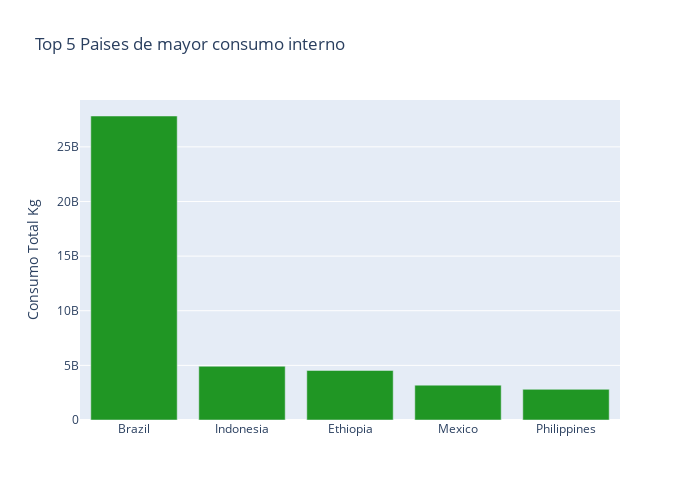

Notebook cell for this chart:
### Code cell
figura_top_paises = px.bar(top_consumo_domestico, x='country', y='total_domestic_consumption', labels={
                     "country": "",
                     "total_domestic_consumption": "Consumo Total Kg"
                 },color_discrete_sequence=['#209624'], title='Top 5 Paises de mayor consumo interno', width=700, height=500)
figura_top_paises.show()

### Figure 1 — Plotly figure (JSON) as saved in the notebook; plotly's stock layout.template omitted (floating-point values rounded to 4 significant figures)
{"data": [{"alignmentgroup": "True", "hovertemplate": "=%{x}<br>Consumo Total Kg=%{y}<extra></extra>", "legendgroup": "", "marker": {"color": "#209624", "pattern": {"shape": ""}}, "name": "", "offsetgroup": "", "orientation": "v", "showlegend": false, "textposition": "auto", "type": "bar", "x": ["Brazil", "Indonesia", "Ethiopia", "Mexico", "Philippines"], "xaxis": "x", "y": [27824700000, 4920480000, 4536540000, 3189660000, 2807280000], "yaxis": "y"}], "layout": {"barmode": "relative", "height": 500, "legend": {"tracegroupgap": 0}, "title": {"text": "Top 5 Paises de mayor consumo interno"}, "width": 700, "xaxis": {"anchor": "y", "domain": [0, 1], "title": {"text": ""}}, "yaxis": {"anchor": "x", "domain": [0, 1], "title": {"text": "Consumo Total Kg"}}}}
